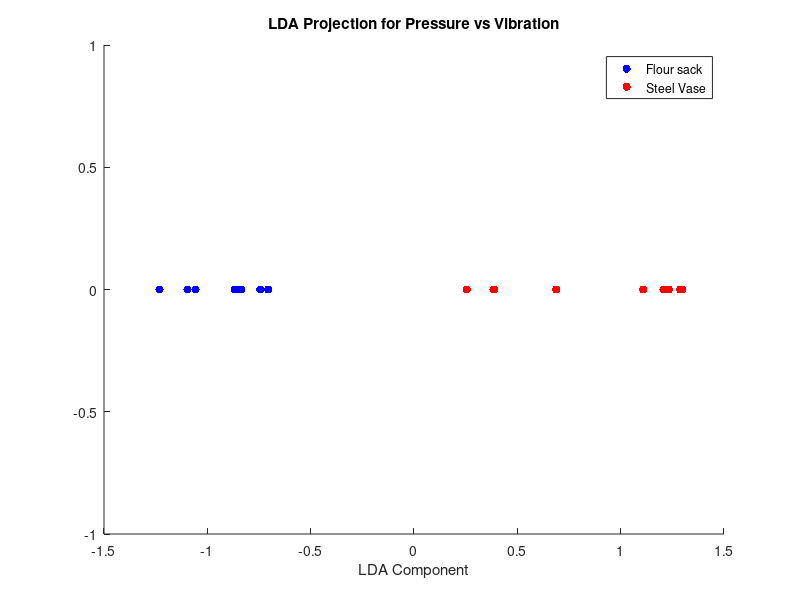
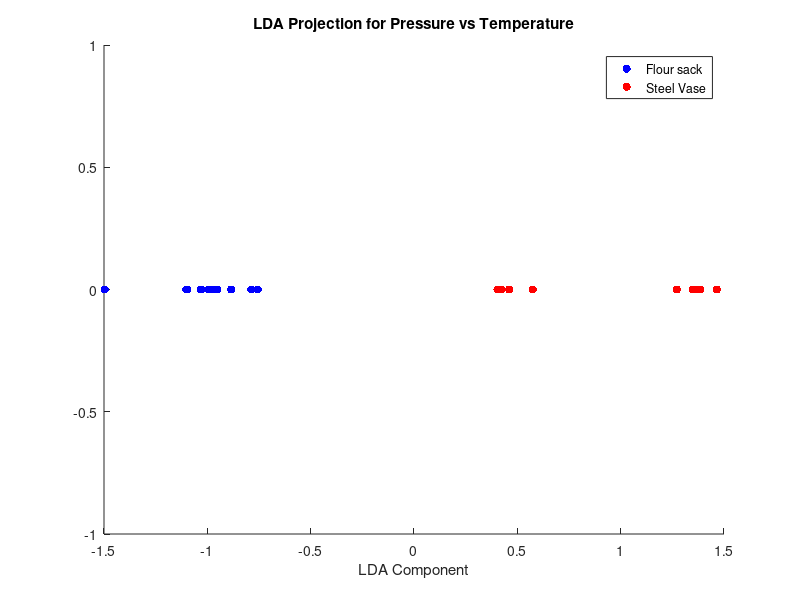
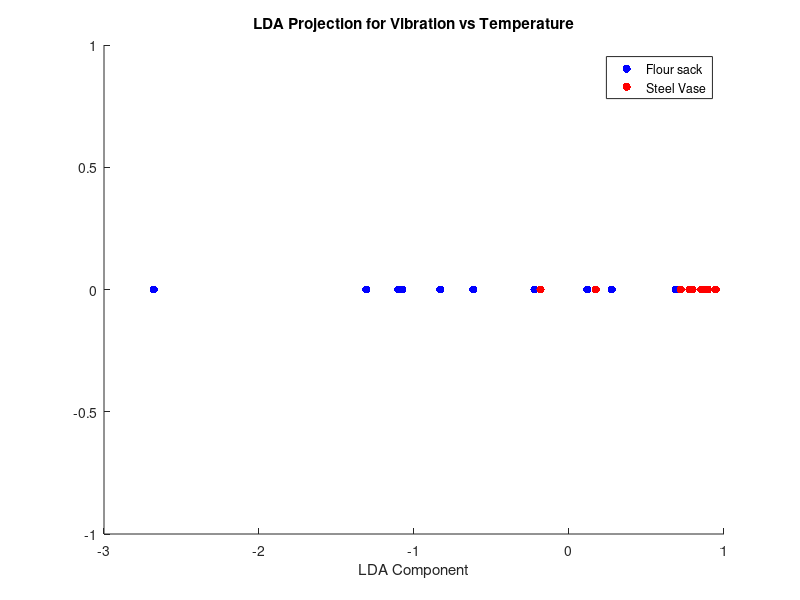

Here is the MATLAB script that generated these plots, in order:
% flour sack vs steel vase
data = load('Lab1/F0_PVT.mat');

pressure_flour_sack = data.Pressure(4,:)';
vibration_flour_sack = data.Vibration(4,:)';
temperature_flour_sack = data.Temperature(4,:)';

pressure_steel_vase = data.Pressure(6,:)';
vibration_steel_vase = data.Vibration(6,:)';
temperature_steel_vase = data.Temperature(6,:)';

X_pv = [pressure_flour_sack vibration_flour_sack; pressure_steel_vase vibration_steel_vase];
X_pt = [pressure_flour_sack temperature_flour_sack; pressure_steel_vase temperature_steel_vase];
X_vt = [vibration_flour_sack temperature_flour_sack; vibration_steel_vase temperature_steel_vase];

% Create label vectors for the classes
labels_pv = [ones(size(pressure_flour_sack)); 2 * ones(size(pressure_steel_vase))];
labels_pt = labels_pv;  % Same labels for all, since the class division is the same
labels_vt = labels_pv;

% Perform LDA and plot for each feature pair
feature_pairs = {X_pv, X_pt, X_vt};
pair_names = {'Pressure vs Vibration', 'Pressure vs Temperature', 'Vibration vs Temperature'};
labels = {labels_pv, labels_pt, labels_vt};

for i = 1:length(feature_pairs)
    % Standardize the data for the current pair
    X_std = (feature_pairs{i} - mean(feature_pairs{i})) ./ std(feature_pairs{i});
    
    % Calculate the means for each class for the current feature pair
    mean_class1 = mean(X_std(labels{i} == 1,:));
    mean_class2 = mean(X_std(labels{i} == 2,:));
    
    % Compute the within-class scatter matrix
    S_W = cov(X_std(labels{i} == 1,:)) + cov(X_std(labels{i} == 2,:));
    
    % Compute the between-class scatter matrix
    S_B = (mean_class1 - mean_class2)' * (mean_class1 - mean_class2);


    % Solve the generalized eigenvalue problem
    S = inv(S_W) * S_B;
    [eigenvectors, eigenvalues] = eig(S);
    eigenvalues = diag(eigenvalues);
    [sorted_eigenvalues, sort_index] = sort(eigenvalues, 'descend');
    W = eigenvectors(:, sort_index(1));
    
    % Project the data onto the LDA component
    Y_class1 = X_std(labels{i} == 1,:) * W;
    Y_class2 = X_std(labels{i} == 2,:) * W;
    
    % Plot the LDA projection for the current feature pair
    figure;
    scatter(Y_class1, zeros(size(Y_class1, 1), 1), 'b', 'filled');
    hold on;
    scatter(Y_class2, zeros(size(Y_class2, 1), 1), 'r', 'filled');
    title(['LDA Projection for ', pair_names{i}]);
    xlabel('LDA Component');
    ylabel(''); % No y-axis label needed as this is a 1D plot
    legend('Flour sack', 'Steel Vase');
    hold off;
end